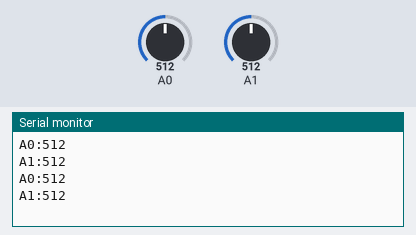
Simulated run of this sketch. Board: Arduino Uno, built with avr-gcc and run on an emulated ATmega328P. On the bench: the last lines printed to the serial monitor. The inputs (shaded band) are chosen by the test bench; at power-on: A0 = 512, A1 = 512.

Above: at 1.8 s.
1.9 s: A0 set to 716
At 2.8 s:
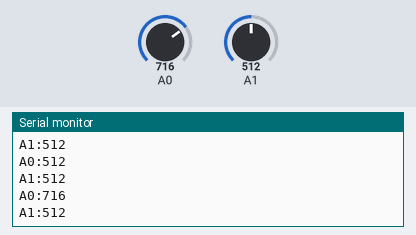
3.4 s: A1 set to 716
At 4.5 s:
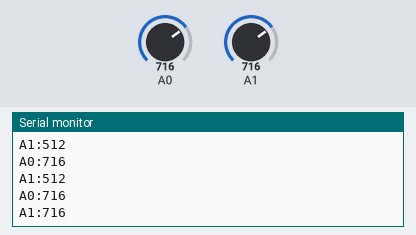
4.9 s: A0 set to 900
At 5.8 s:
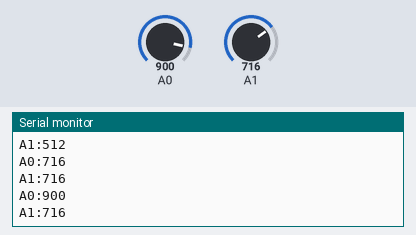
6.4 s: A1 set to 900
At 7.8 s:
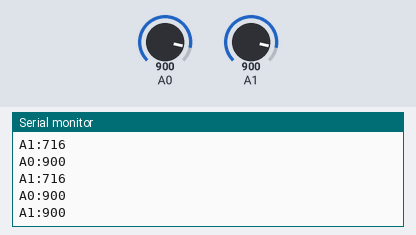
Timing chart, 0 to 8.9 s (numbered marks = the images above; inputs shaded):
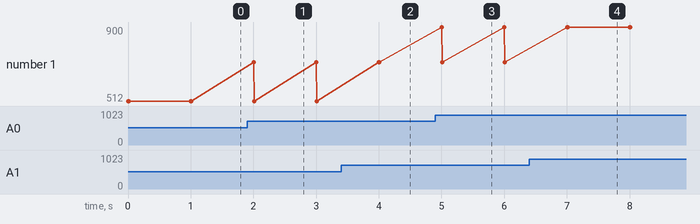

Measured:
- after the input at 1.9 s, the serial monitor: prints a new line after 0.10 s (image 1)
- after the input at 3.4 s, the serial monitor: prints a new line after 0.61 s (image 2)
- after the input at 4.9 s, the serial monitor: prints a new line after 0.10 s (image 3)
- after the input at 6.4 s, the serial monitor: prints a new line after 0.61 s (image 4)

The sketch:

sketch_mar28a.ino
```cpp
int pomiar0 = 0;
int pomiar1 = 1;

void setup () {
    Serial.begin(9600);
    pinMode(A0, INPUT);
    pinMode(A1, INPUT);
}


void loop () {
    pomiar0 = analogRead(A0);
    pomiar1 = analogRead(A1);
    Serial.print("A0:");
    Serial.println(pomiar0);

    Serial.print("A1:");
    Serial.println(pomiar1);
    delay(1000);
}
```
